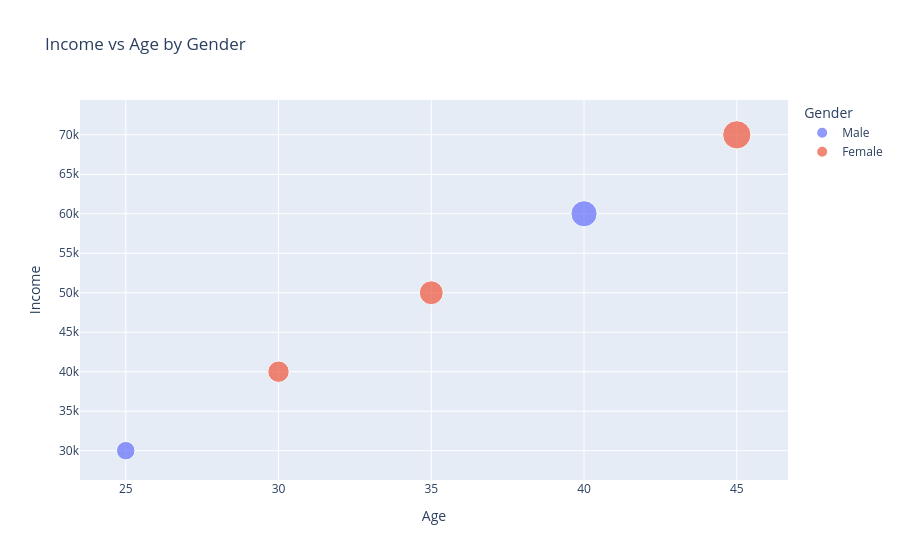

This figure's notebook cell:
### Markdown cell above
## 🔴 Plotly Scatter Plot

### ✅ When to Use:
- To show relationships with **color**, **size**, or **hover info**

> Example: Income vs Age, with gender or region coloring

### Code cell
import pandas as pd

# Create sample DataFrame
df = pd.DataFrame({
    'Age': [25, 30, 35, 40, 45],
    'Income': [30_000, 40_000, 50_000, 60_000, 70_000],
    'Gender': ['Male', 'Female', 'Female', 'Male', 'Female']
})

fig = px.scatter(df, x='Age', y='Income', color='Gender', size='Income',
                 title='Income vs Age by Gender')
fig.show()

### Figure 1 — Plotly figure (JSON) as saved in the notebook; plotly's stock layout.template omitted (floating-point values rounded to 4 significant figures)
{"data": [{"hovertemplate": "Gender=Male<br>Age=%{x}<br>Income=%{marker.size}<extra></extra>", "legendgroup": "Male", "marker": {"color": "#636efa", "size": [30000, 60000], "sizemode": "area", "sizeref": 175, "symbol": "circle"}, "mode": "markers", "name": "Male", "orientation": "v", "showlegend": true, "type": "scatter", "x": [25, 40], "xaxis": "x", "y": [30000, 60000], "yaxis": "y"}, {"hovertemplate": "Gender=Female<br>Age=%{x}<br>Income=%{marker.size}<extra></extra>", "legendgroup": "Female", "marker": {"color": "#EF553B", "size": [40000, 50000, 70000], "sizemode": "area", "sizeref": 175, "symbol": "circle"}, "mode": "markers", "name": "Female", "orientation": "v", "showlegend": true, "type": "scatter", "x": [30, 35, 45], "xaxis": "x", "y": [40000, 50000, 70000], "yaxis": "y"}], "layout": {"legend": {"itemsizing": "constant", "title": {"text": "Gender"}, "tracegroupgap": 0}, "title": {"text": "Income vs Age by Gender"}, "xaxis": {"anchor": "y", "domain": [0, 1], "title": {"text": "Age"}}, "yaxis": {"anchor": "x", "domain": [0, 1], "title": {"text": "Income"}}}}
